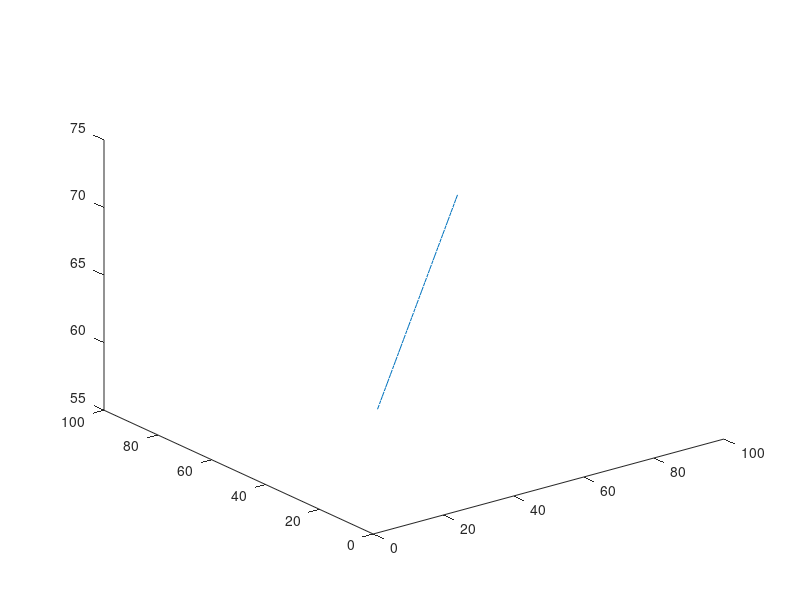

Write the MATLAB code that produced this figure.
clc
clear all
even=[2:2:100];
odd=[1:2:100];
third=64*(ones(1,length(odd)));
plot3(even,odd,third)
vec=[]
for i=1:100
    if (mod(i,2)==0)
        vec=[vec 0];
    else 
        vec=[vec 1];
    end 
end 
